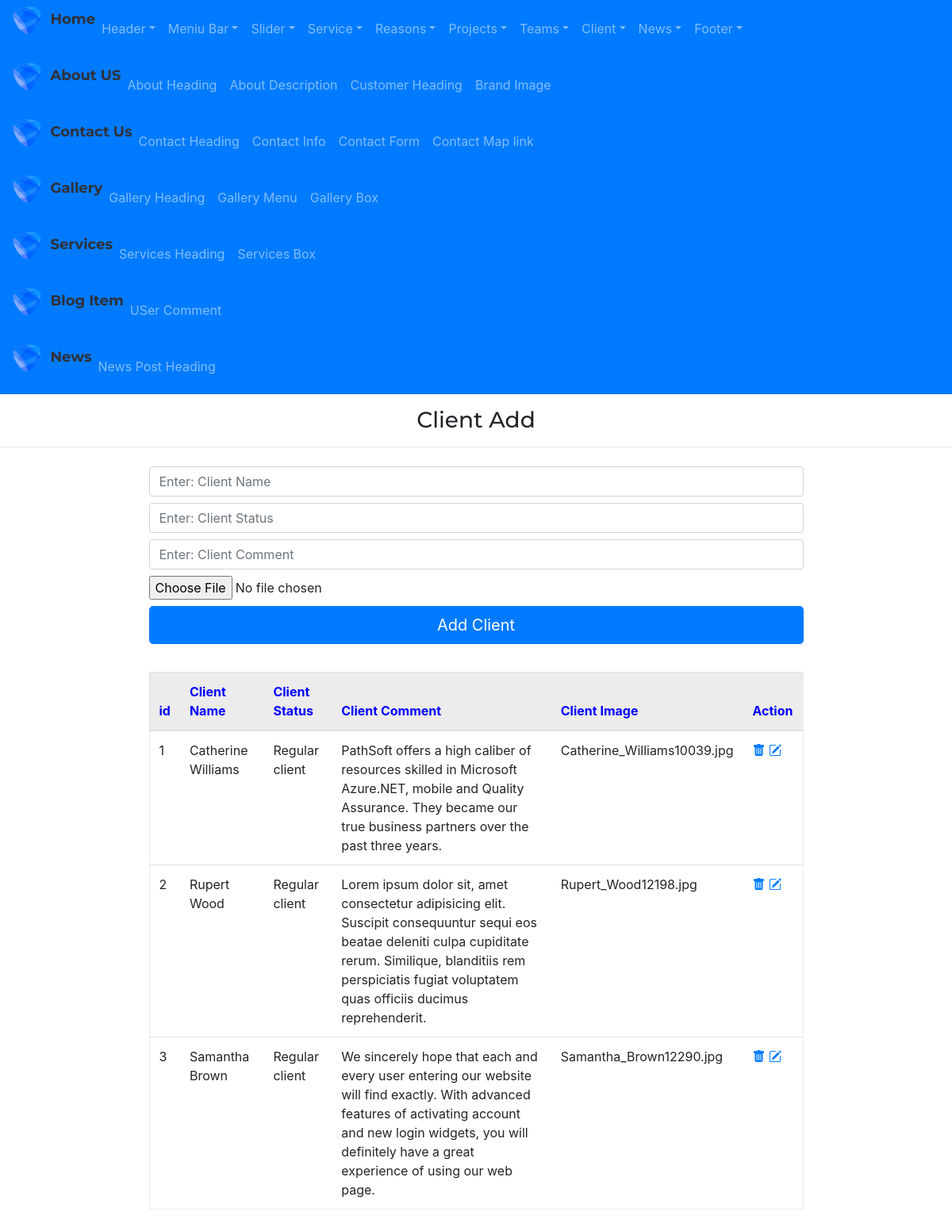
Page /admin/clientboxAdd/ on the earlier database version.
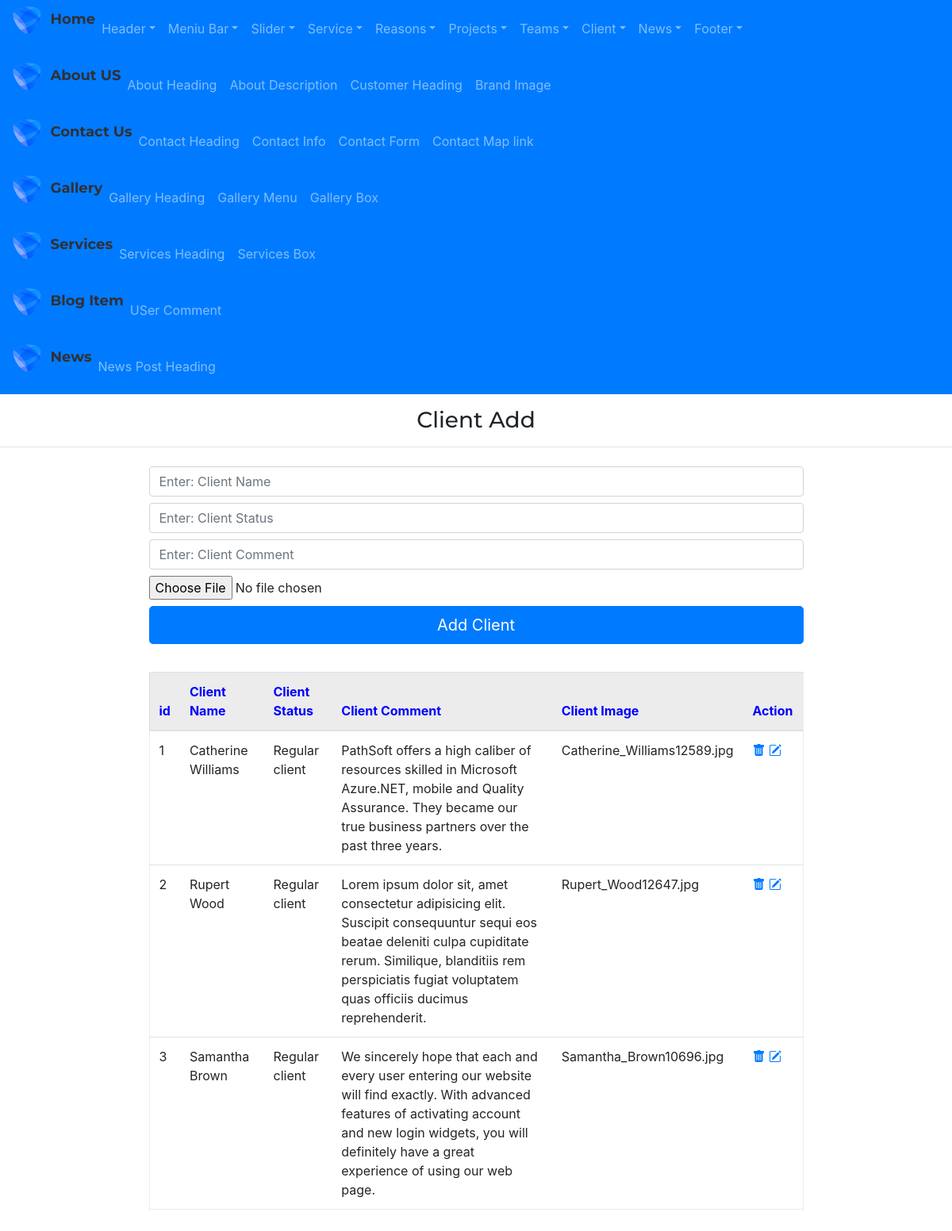
Same page on the later database version.
### app/models.py (models this page shows)
class ClientBox(db.Model):
    id=db.Column(db.Integer,primary_key=True)
    client_name=db.Column(db.String(255))
    client_status=db.Column(db.String(255))
    client_desc=db.Column(db.String(255))
    client_img=db.Column(db.String(255))

### admin/routes.py (the view, shortened to what this page needs)
@app.route("/admin/clientboxAdd/", methods=['GET','POST'])
def clientboxAdd():
    form=ClientBoxForm()
    clientboxs=ClientBox.query.all()
    return render_template("admin/clientboxAdd.html",form=form, clientboxs=clientboxs)

### admin/forms.py
class ClientBoxForm(FlaskForm):
    client_name=StringField('client_name')
    client_status=StringField('client_status')
    client_desc=StringField('client_desc')
    client_img=FileField('client_img')
    submit=SubmitField()

### app/templates/admin/clientboxAdd.html
{% extends "admin/base.html" %}
{% block content %}
<div class="adminright">
    <h3 class="my-3" style="text-align: center;">Client Add</h3>
    <hr>
    <div class="container">
        <div class="row d-flex justify-content-center">
            <div class="col-9">
                <form action="{{url_for('clientboxAdd')}}" method='POST' enctype="multipart/form-data">
                    {{ form.client_name(class="form-control my-2",placeholder="Enter: Client Name")}}
                    {{ form.client_status(class="form-control my-2",placeholder="Enter: Client Status")}}
                    {{ form.client_desc(class="form-control my-2",placeholder="Enter: Client Comment")}}
                    {{ form.client_img(class="form-control-file my-2")}}
                    {{ form.submit(value='Add Client',class='btn btn-primary btn-lg btn-block')}}
                </form>
            </div>
        </div>
    </div>
    <div class="container marg">
        <div class="row justify-content-center">
            <div class="col-9 ">
                <table class="table table-hover " style="margin:35px 0px; border:1px solid rgba(0,0,0,.075);">
                    <thead>
                        <tr style="background-color: rgba(0,0,0,.075); color:blue">
                            <th scope="col">id</th>
                            <th scope="col">Client Name</th>
                            <th scope="col">Client Status</th>
                            <th scope="col">Client Comment</th>
                            <th scope="col">Client Image</th>
                            <th scope="col">Action</th>
                        </tr>
                    </thead>
                    <tbody>
                        {% for clientbox in clientboxs %}
                        <tr>
                            <td scope="row">{{clientbox.id}}</td>
                            <td>{{clientbox.client_name}}</td>
                            <td>{{clientbox.client_status}}</td>
                            <td>{{clientbox.client_desc}}</td>
                            <td>{{clientbox.client_img}}</td>
                            <td>
                                <a href="{{url_for('clientboxDelete', id=clientbox.id)}}"><i
                                        class="bi bi-trash-fill"></i></a>
                                <a href="{{url_for('clientboxUpdate', id=clientbox.id)}}"><i
                                        class="bi bi-pencil-square"></i></a>
                            </td>
                        </tr>
                        {% endfor %}
                    </tbody>
                </table>
            </div>
        </div>
    </div>
</div>
{% endblock %}

Differences in the rows shown:
changed ClientBox "Catherine Williams": client_img "Catherine_Williams10039.jpg" → "Catherine_Williams12589.jpg"
changed ClientBox "Rupert Wood": client_img "Rupert_Wood12198.jpg" → "Rupert_Wood12647.jpg"
changed ClientBox "Samantha Brown": client_img "Samantha_Brown12290.jpg" → "Samantha_Brown10696.jpg"
